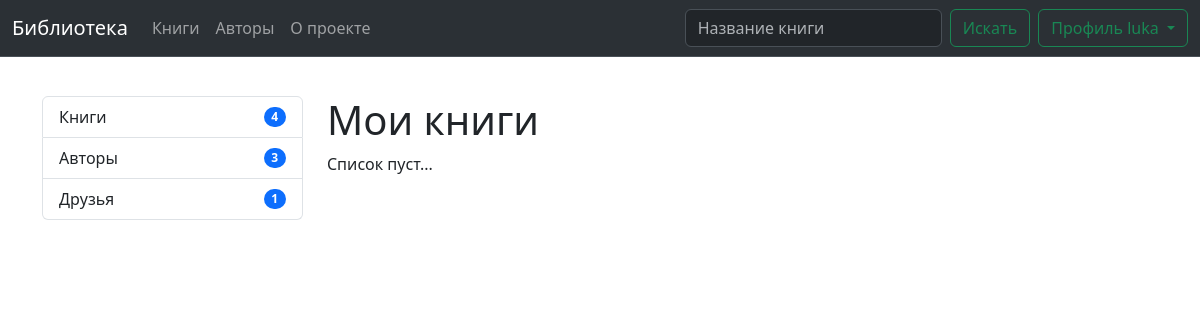
The page /userinfo/books/ (signed in) on the database as committed earlier.
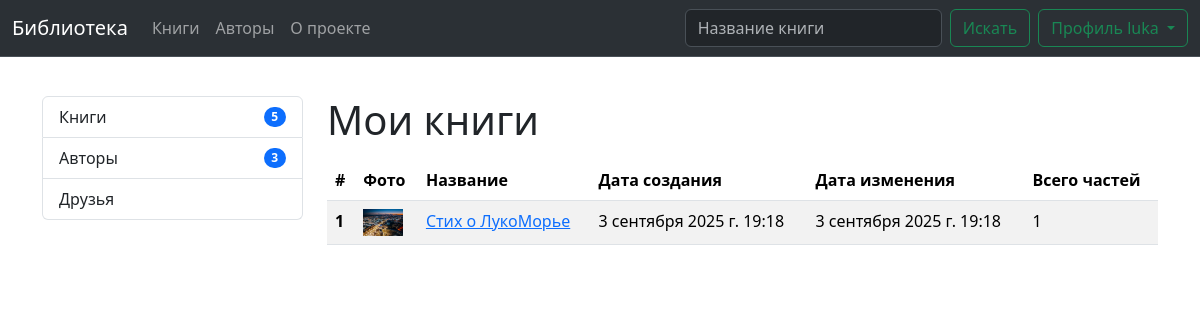
The same page on the database as committed later.
### library/models.py (models this page shows, shortened)
class Book(models.Model):
    title = models.CharField(max_length=250, unique=True)
    author = models.ForeignKey(User, on_delete=models.DO_NOTHING)
    description = HTMLField(null=True, blank=True)
    image = models.ImageField(null=True, blank=True, upload_to='books/')
    parts_num = models.PositiveIntegerField(default=0)
    created_at = models.DateTimeField(auto_now_add=True)
    updated_at = models.DateTimeField(auto_now=True)

### userinfo/views.py (the view)
# urls.py: path('books/', UserBooksView.as_view(), name='user-books'),
class UserBooksView(LoginRequiredMixin, View):
    def get(self, req):
        return render(req, 'userinfo/books.html')

### library/context_processors.py (called while the page is built)
def menu_data(request):
    return {
        'authors_count': Profile.objects.filter(isAuthor=True).count(),
        'friends_count': request.user.profile.friends.count() if request.user.is_authenticated and hasattr(request.user, 'profile') else 0,
        'requests_count': request.user.profile.friends_request_to_me.count() if request.user.is_authenticated and hasattr(request.user, 'profile') else 0,
        'books_count': Book.objects.all().count(),
    }

### users/models.py (called while the page is built)
    @property
    def friends(self):
        sent = FriendRequest.objects.filter(from_user=self, accepted=True).values_list('to_user', flat=True)
        received = FriendRequest.objects.filter(to_user=self, accepted=True).values_list('from_user', flat=True)
        friend_ids = list(sent) + list(received)
        return Profile.objects.filter(id__in=friend_ids)

    @property
    def friends_request_to_me(self):
        received = FriendRequest.objects.filter(to_user=self, accepted=False).values_list('from_user', flat=True)
        request_ids = list(received)
        return Profile.objects.filter(id__in=request_ids)

### userinfo/templates/userinfo/books.html (shortened to what this page needs)
{% extends 'base-user.html' %}
{% block meta %}
    <link href="https://use.fontawesome.com/releases/v6.1.1/css/all.css" rel="stylesheet">
{% endblock %}
{% block main %}
    <h1 class="mt-4">Мои книги</h1>
    {% if user.book_set.all|length > 0 %}
    <table class="table table-striped mt-3">
      <thead>
        <tr>
          <th scope="col">#</th>
          <th scope="col">Фото</th>
          <th scope="col">Название</th>
          <th scope="col">Дата создания</th>
          <th scope="col">Дата изменения</th>
          <th scope="col">Всего частей</th>
        </tr>
      </thead>
      <tbody>
      {% for i in user.book_set.all %}
        <tr>
          <th scope="row">{{ forloop.counter }}</th>
          <td>
              {% if i.image %}
                  <img src="{{ i.image.url }}" alt="img" width="40">
              {% else %}
                <i class="fa-solid fa-image" style="font-size: 40px"></i>
              {% endif %}
          </td>
          <td>
            <a href="{% url 'library:book_details' i.pk %}">{{ i.title }}</a>
          </td>
          <td>{{ i.created_at }}</td>
          <td>{{ i.updated_at }}</td>
          <td>{{ i.parts_num }}</td>
        </tr>
      {% endfor %}
      </tbody>
    </table>
    {% else %}
        <p>Список пуст...</p>
    {% endif %}
{% endblock %}

Rows that differ between the two databases and show on the page:
added Book: image (picture), title "Стих о ЛукоМорье", created_at "3 сентября 2025 г. 19:18", updated_at "3 сентября 2025 г. 19:18", parts_num "1"
Other text that changed with them:
{{ books_count }}: "4" → "5"
{{ friends_count }}: "1" → (not shown)
text no longer shown: "Список пуст..."
text now shown: "# Фото Название Дата создания Дата изменения Всего частей"
